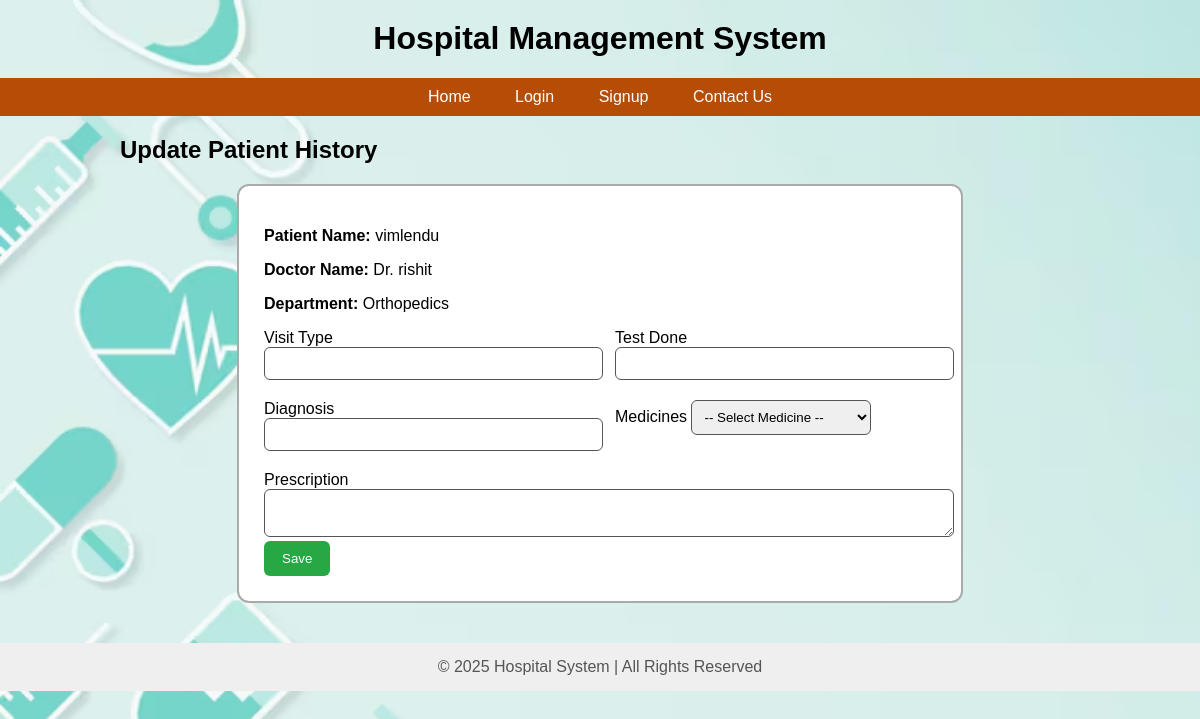
Screenshot of /doctor/update_history/1 with the database file from the repository.
### app.py (models this page shows)
class User(db.Model):
    __tablename__ = 'users'
    id = db.Column(db.Integer, primary_key=True)
    user_name = db.Column(db.String(80), unique=True, nullable=False)
    email = db.Column(db.String(120), unique=True, nullable=False)
    password = db.Column(db.String(200), nullable=False)
    role = db.Column(db.String(50), nullable=False)
    created_at = db.Column(db.DateTime, default=datetime.utcnow)
    experience = db.Column(db.Integer, nullable=True)
    department_id = db.Column(db.Integer, db.ForeignKey('departments.id'), nullable=True)
    department = db.relationship("Department",back_populates="doctors")

class Department(db.Model):
    __tablename__ = 'departments'
    id = db.Column(db.Integer, primary_key=True)
    name = db.Column(db.String(100), unique=True, nullable=False)
    description = db.Column(db.String(255), nullable=True)
    doctors = db.relationship("User", back_populates="department")

### app.py (the view, shortened to what this page needs)
@app.route('/doctor/update_history/<int:appointment_id>', methods=['GET', 'POST'])
def update_history(appointment_id):
    appointment = Appointment.query.get_or_404(appointment_id)
    patient = User.query.get(appointment.patient_id)
    doctor = User.query.get(appointment.doctor_id)
    department = Department.query.get(doctor.department_id)
    medicines = Medicine.query.all()
    return render_template(
        "doctor/update_history.html",
        appointment=appointment,
        patient=patient,
        doctor=doctor,
        department=department,
        medicines=medicines
    )

### templates/doctor/update_history.html (shortened to what this page needs)
{% extends "root.html" %}
{% block content %}
<h2>Update Patient History</h2>
<div class="box">
<p><b>Patient Name:</b> {{ patient.user_name }}</p>
<p><b>Doctor Name:</b> Dr. {{ doctor.user_name }}</p>
<p><b>Department:</b> {{ department.name }}</p>
<form method="POST" action="{{ url_for('update_history', appointment_id=appointment.id) }}">
    <div class="row">
        <div class="field">
            <label>Visit Type</label>
            <input type="text" name="visit_type">
        </div>
        <div class="field">
            <label>Test Done</label>
            <input type="text" name="test_done">
        </div>
    </div>
    <div class="row">
        <div class="field">
            <label>Diagnosis</label>
            <input type="text" name="diagnosis">
        </div>
        <div class="field">
            <label>Medicines</label>
            <select name="medicine_id" style="width:180px;">
                <option value="">-- Select Medicine --</option>
            </select>
        </div>
    </div>
    <div class="field">
        <label>Prescription</label>
        <textarea name="prescription"></textarea>
    </div>
    <button class="save-btn">Save</button>
</form>
</div>
{% endblock %}

### templates/root.html (style rules this page uses)
body { font-family: Arial; margin: 0; padding: 0; background-image: url('/static/images/back_ground image1.jpg'); background-size: cover; background-repeat: no-repeat; background-attachment: fixed; }

### templates/doctor/update_history.html (style rules this page uses)
.box { width: 70%; background: white; padding: 25px; border-radius: 12px; margin: auto; border: 2px solid #aaa; }
.row { display: flex; gap: 30px; margin-bottom: 20px; }
.field { flex: 1; }
.field input, textarea, select { width: 100%; padding: 8px; border-radius: 6px; border: 1px solid #555; }
.save-btn { background: #28a745; color: white; padding: 10px 18px; border: none; border-radius: 6px; cursor: pointer; }

### rows the page displays
User: user_name "vimlendu"
User: user_name "rishit"
Department: name "Orthopedics"
